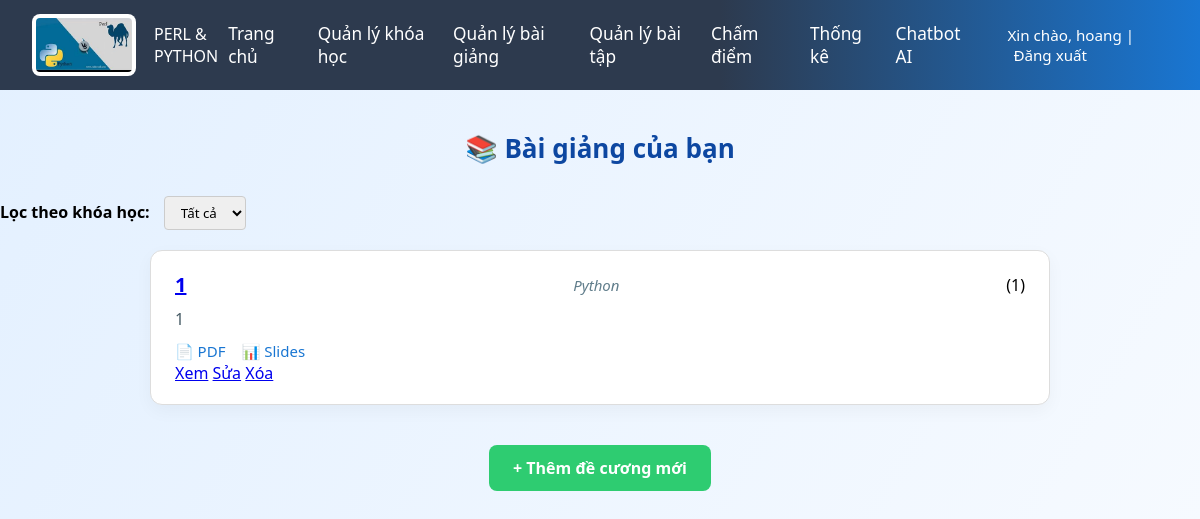
Page /lectures/ (signed in) on the committed database.
### core/models.py (models this page shows, shortened)
class Lecture(models.Model):
    title = models.CharField(max_length=255)
    description = models.TextField()
    video_url = models.URLField(blank=True, null=True)
    pdf_file = models.FileField(upload_to='uploads/pdfs/', blank=True, null=True)
    slide_file = models.FileField(upload_to='uploads/pdfs/', blank=True, null=True)
    subject = models.CharField(max_length=100, choices=[("Perl", "Perl"), ("Python", "Python")])
    created_by = models.ForeignKey(User, on_delete=models.CASCADE)
    created_at = models.DateTimeField(auto_now_add=True)
    course = models.ForeignKey(Course, on_delete=models.CASCADE, default=1)

### teacherapp/models.py (models this page shows, shortened)
class Course(models.Model):
    name = models.CharField(max_length=200)
    status = models.CharField(max_length=50)
    teacher = models.CharField(max_length=100)
    fee = models.DecimalField(max_digits=10, decimal_places=2, null=True, blank=True)
    start_date = models.DateField()
    end_date = models.DateField()
    schedule = models.CharField(max_length=200)
    sessions = models.IntegerField(default=0)  # Tổng số buổi
    curriculum = models.TextField(blank=True)
    note = models.TextField(blank=True)
    participants = models.IntegerField(default=0)
    created_by = models.ForeignKey(User, on_delete=models.CASCADE, null=True, blank=True)

### teacherapp/views.py (the view)
# urls.py: path('lectures/', views.lecture_list, name='lecture_list'),
@login_required
def lecture_list(request):
    courses = Course.objects.filter(created_by=request.user)
    course_id = request.GET.get('course')
    selected_course = None
    from core.models import Lecture
    if course_id:
        selected_course = courses.filter(id=course_id).first()
        if selected_course:
            lectures = Lecture.objects.filter(course=selected_course)
        else:
            lectures = Lecture.objects.none()
    else:
        lectures = Lecture.objects.filter(course__in=courses)
    return render(request, 'teacher_page/lecture_list.html', {
        'lectures': lectures,
        'courses': courses,
        'selected_course': selected_course,
    })

### templates/teacher_page/lecture_list.html (shortened to what this page needs)
{% extends 'teacher_page/gv_base.html' %}
{% load static %}
{% block extra_css %}
<link rel="stylesheet" href="{% static 'css/lecture_list.css' %}">
{% endblock %}
{% block content %}
<h2 class="page-title">📚 Bài giảng của bạn</h2>
<form method="get" class="course-combobox-form" style="margin-bottom: 20px;">
    <label for="course"><strong>Lọc theo khóa học:</strong></label>
    <select name="course" id="course" onchange="this.form.submit()">
        <option value="" {% if not selected_course %}selected{% endif %}>Tất cả</option>
    </select>
</form>
<div class="lecture-list">
    {% for lecture in lectures %}
        <div class="lecture-card">
            <div class="lecture-header">
                <h3><a href="{% url 'lecture_detail' lecture.pk %}" class="lecture-title-link">{{ lecture.title }}</a></h3>
                <span class="subject">{{ lecture.subject }}</span>
                {% if lecture.course %}
                    <span class="course-label">({{ lecture.course.name }})</span>
                {% endif %}
            </div>
            <p class="description">{{ lecture.description }}</p>
            <div class="resources">
                {% if lecture.pdf_file %}
                    <a href="{{ lecture.pdf_file.url }}" class="btn-link" target="_blank">📄 PDF</a>
                {% endif %}
                {% if lecture.slide_file %}
                    <a href="{{ lecture.slide_file.url }}" class="btn-link" target="_blank">📊 Slides</a>
                {% endif %}
            </div>
            <div class="lecture-actions">
                <a href="{% url 'lecture_detail' lecture.pk %}" class="btn btn-info">Xem</a>
                <a href="{% url 'edit_lecture' lecture.pk %}" class="btn btn-warning">Sửa</a>
                <a href="{% url 'delete_lecture' lecture.pk %}" class="btn btn-danger">Xóa</a>
            </div>
        </div>
    {% empty %}
        <p class="no-lecture">Không có bài giảng nào.</p>
    {% endfor %}
</div>
<a href="{% url 'create_lecture' %}" class="btn-add">+ Thêm đề cương mới</a>
{% endblock %}

### templates/teacher_page/gv_base.html (shortened to what this page needs)
{% load static %}
<!DOCTYPE html>
<html lang="vi">
<head>
    {% block extra_css %}{% endblock %}
    <link rel="stylesheet" href="{% static 'css/gv_header.css' %}">
</head>
<body>
    <header class="header">
        <div class="logo">
            <img src="{% static 'image/headerIcon.jpg' %}" alt="DTU Logo">
            <span class="gv-title">PERL & PYTHON</span>
        </div>
        <nav class="nav">
            <a href="{% url 'teacher_home' %}">Trang chủ</a>
           <a href="{% url 'course_management' %}">Quản lý khóa học</a>
            <a href="{% url 'lecture_list' %}">Quản lý bài giảng</a>
            <a href="{% url 'assignment_list' %}">Quản lý bài tập</a>
            <a href="{% url 'cham_diem' %}">Chấm điểm</a>
            <a href="#">Thống kê</a>
            <a href="{% url 'AIapp:ai_page' %}">Chatbot AI</a>
            <span class="lang">
                Xin chào, {{ user.first_name }} |
                <a href="{% url 'signout' %}">Đăng xuất</a>
            </span>
        </nav>
    </header>
    <main class="content">
        {% block content %}{% endblock %}
    </main>
</body>
</html>

### static/css/lecture_list.css (style rules this page uses)
.page-title { text-align: center; margin: 40px 0 30px; font-size: 26px; font-weight: 600; color: #0d47a1; }
.lecture-list { max-width: 900px; margin: 0 auto; padding: 0 20px; }
.lecture-card { background: #fff; border: 1px solid #ddd; border-radius: 12px; padding: 20px 24px; margin-bottom: 20px; box-shadow: 0 6px 18px rgba(0,0,0,0.04); transition: transform 0.2s ease, box-shadow 0.2s ease; }
.lecture-header { display: flex; justify-content: space-between; align-items: center; flex-wrap: wrap; }
.lecture-header h3 { font-size: 20px; margin: 0; font-weight: 600; }
.subject { font-size: 15px; color: #607d8b; font-style: italic; }
.description { margin: 10px 0; font-size: 16px; color: #455a64; }
.resources { margin-top: 8px; }
.btn-link { display: inline-block; margin-right: 12px; color: #1976d2; font-weight: 500; text-decoration: none; font-size: 15px; }
.btn-add { display: block; width: fit-content; margin: 40px auto; background-color: #2ecc71; color: white; padding: 12px 24px; border-radius: 8px; text-decoration: none; font-weight: bold; font-size: 16px; transition: 0.3s ease; }
.course-combobox-form { margin-bottom: 24px; }
.course-combobox-form label { font-weight: 500; margin-right: 10px; }
.course-combobox-form select { padding: 6px 12px; border-radius: 4px; border: 1px solid #ccc; }

### static/css/gv_header.css (style rules this page uses)
body { background: linear-gradient(120deg, #e3f0ff 0%, #f8fbff 100%); font-family: 'Segoe UI', Arial, sans-serif; margin: 0; padding: 0; min-height: 100vh; }
.header { background: linear-gradient(90deg, #2d3a4e 60%, #1976d2 100%); color: #fff; min-height: 90px; display: flex; align-items: center; justify-content: space-between; padding: 0 32px; }
.logo { display: flex; align-items: center; gap: 18px; }
.logo img { height: 54px; background: #fff; border-radius: 8px; padding: 4px; }
.nav { display: flex; gap: 28px; align-items: center; font-size: 1.08rem; }
.nav a { color: #fff; text-decoration: none; font-weight: 500; transition: color 0.2s; }
.lang { margin-left: 18px; font-size: 0.95rem; }
.lang a { color: #fff; margin-left: 6px; text-decoration: none; }

### templates/teacher_page/gv_base.html (style rules this page uses)
* { font-family: 'Segoe UI', Tahoma, Geneva, Verdana, sans-serif; -webkit-font-feature-settings: "liga", "kern"; font-feature-settings: "liga", "kern"; }
body { text-rendering: optimizeLegibility; -webkit-font-smoothing: antialiased; -moz-osx-font-smoothing: grayscale; }

### rows in the picture
Lecture: title "1", subject "Python", course.name "1", description "1"

### other values in the picture
{{ user.first_name }} "hoang"
